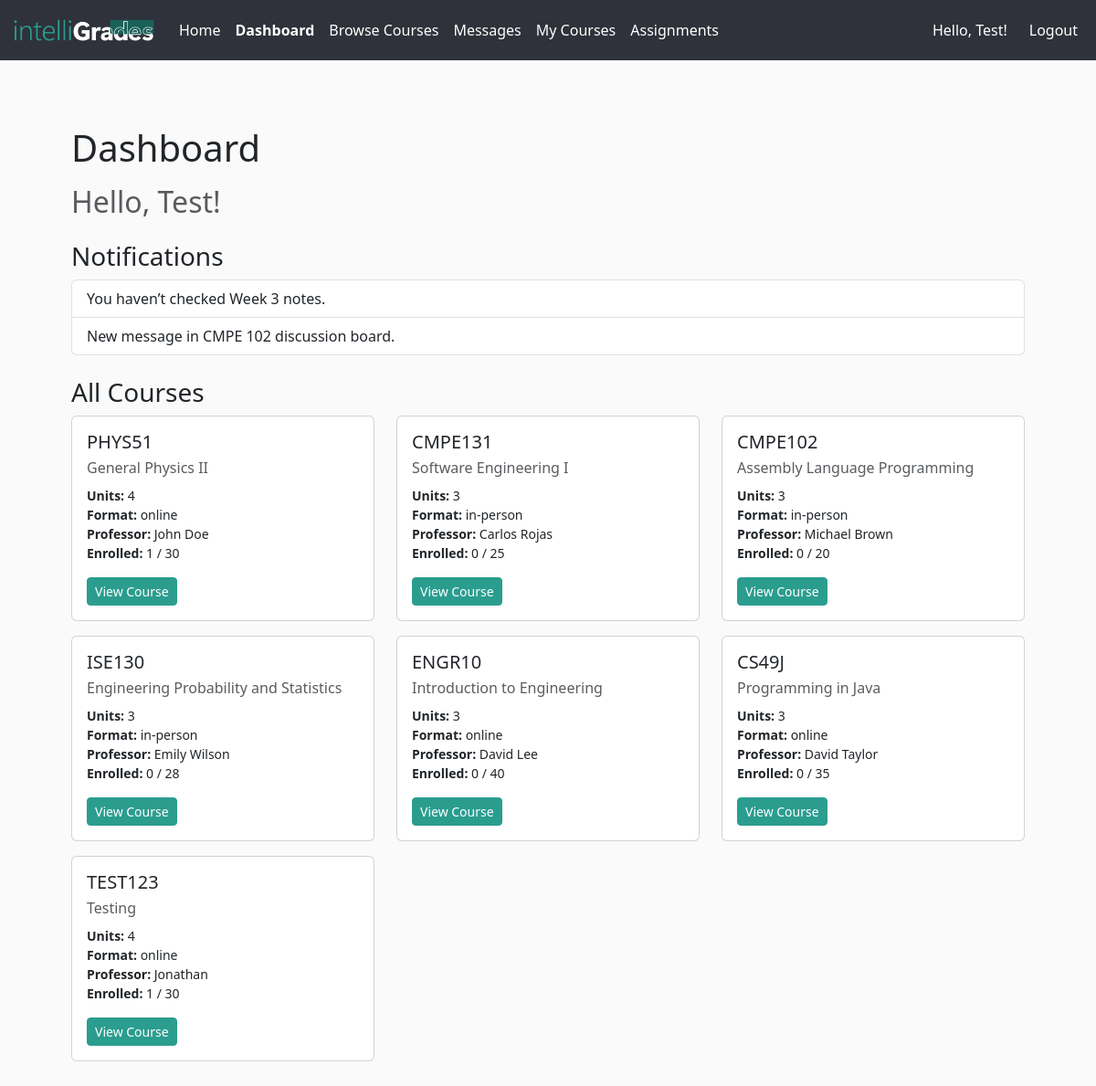
The app's page /dashboard (signed in) with its own data.
### app/models.py (models this page shows, shortened)
class Course(db.Model):
    __tablename__ = 'courses'
    id = db.Column(db.Integer, primary_key=True)
    code = db.Column(db.String(32), unique=True, nullable=False)
    title = db.Column(db.String(128), nullable=False)
    description = db.Column(db.Text)
    credits = db.Column(db.Integer, nullable=False)  # number of units/credits
    professor = db.Column(db.String(128), nullable=True)
    professor_id = db.Column(db.Integer, db.ForeignKey('users.id'), nullable=True)
    professor_user = db.relationship(
        'User',
        foreign_keys=[professor_id],
        backref='created_courses'
    )
    availability = db.Column(db.Boolean, default=True)
    format = db.Column(db.String(32), default='online')
    max_students = db.Column(db.Integer)
    created_at = db.Column(db.DateTime, default=datetime.utcnow)
    enrollments_rel = db.relationship(
        'Enrollment',
        backref='course',
        lazy='dynamic',
        cascade='all,delete-orphan'
    )
    assignments = db.relationship(
        'Assignment',
        back_populates='course',
        lazy='dynamic',
        cascade='all,delete-orphan'
    )
    announcements = db.relationship(
        'Announcement',
        back_populates='course',
        lazy='dynamic',
        cascade='all,delete-orphan'
    )
    def get_student_count(self):
        return self.enrollments_rel.count()

### app/main/routes.py (the view)
@main_bp.route("/dashboard")
@login_required
def dashboard():
    notifications = [
        {"message": "You haven’t checked Week 3 notes."},
        {"message": "New message in CMPE 102 discussion board."}
    ]
    if current_user.is_student:
        courses = current_user.get_enrolled_courses()
    elif current_user.is_professor:
        courses = current_user.created_courses  # list of Course objects
    else:
        courses = Course.query.all()
    return render_template(
        "main/dashboard.html",
        notifications=notifications,
        courses=courses
    )

### app/__init__.py (called while the page is built)
@create_app.context_processor
def inject_notifications():
    if current_user.is_authenticated:
        return {
            "notifications": [
                {"message": "You haven’t checked Week 3 notes."},
                {"message": "New message in CMPE 102 discussion board."}
            ]
        }
    return {"notifications": []}

@login_manager.user_loader
def load_user(user_id):
    return User.query.get(int(user_id))

### app/models.py (called while the page is built)
    @property
    def is_student(self):
        return self.role == self.ROLE_STUDENT

    @property
    def is_professor(self):
        return self.role == self.ROLE_PROFESSOR

    @property
    def is_admin(self):
        return self.role == self.ROLE_ADMIN

### app/main/templates/main/dashboard.html (shortened to what this page needs)
{% extends "base.html" %} {%block body%}
<div class="container mt-4">
  <h1 class="mb-3">Dashboard</h1>
  <h2 class="text-muted">
    {% set username = current_user.email.split('@')[0].capitalize()%} Hello, {{
    username }}!
  </h2>
  <h3 class="mt-4">Notifications</h3>
  {% if notifications %}
  <ul class="list-group mb-4">
    {% for n in notifications %}
    <li class="list-group-item">{{ n.message }}</li>
    {% endfor %}
  </ul>
  {% else %}
  <p>No new notifications.</p>
  {% endif %}
  {% if current_user.is_student %}
  <h3>Your Courses</h3>
  {% elif current_user.is_professor %}
  <h3>Courses You Teach</h3>
  {% else %}
  <h3>All Courses</h3>
  {% endif %} {% if courses and courses|length > 0 %}
  <div class="row">
    {% for course in courses %}
    <div class="col-md-4 mb-3">
      <div class="card h-100">
        <div class="card-body">
          <h5 class="card-title mb-1">{{ course.code }}</h5>
          <div class="text-muted mb-2">{{ course.title }}</div>
          <div class="small">
            <div><strong>Units:</strong> {{ course.credits }}</div>
            <div><strong>Format:</strong> {{ course.format }}</div>
            <div>
              <strong>Professor:</strong> {{ course.professor or "TBD" }}
            </div>
            <div>
              <strong>Enrolled:</strong> {{ course.get_student_count() }}{% if
              course.max_students %} / {{ course.max_students }}{% endif %}
            </div>
          </div>
          <a
            href="{{ url_for('courses.course_dashboard', course_id=course.id) }}"
            class="btn btn-sm btn-primary mt-3"
          >
            View Course
          </a>
        </div>
      </div>
    </div>
    {% endfor %}
  </div>
  {% endif %}
</div>
{% endblock %}

### app/templates/base.html (shortened to what this page needs)
<!DOCTYPE html>
<html lang="en">
  <head>
    <link
      href="https://cdn.jsdelivr.net/npm/bootstrap@5.3.8/dist/css/bootstrap.min.css"
      rel="stylesheet"
    />
    <link
      rel="stylesheet"
      href="{{ url_for('static', filename='styles.css') }}"
    />
    <link
      rel="stylesheet"
      href="https://cdn.jsdelivr.net/npm/bootstrap-icons@1.11.3/font/bootstrap-icons.css"
    />
  </head>
  <body>
    <nav class="navbar navbar-expand-lg">
      <div class="container-fluid">
        <a href="{{ url_for('main.index') }}">
          <img class="navbar-brand" src="{{ url_for('static',
          filename='images/med-logo.png')}}" height="50" width: auto;
          alt="IntelliGrades" />
        </a>
        <div class="collapse navbar-collapse">
          <ul class="navbar-nav me-auto">
            <li class="nav-item">
              <a
                class="nav-link {% if request.path == url_for('main.index') %}active fw-bold{% endif %}"
                href="{{ url_for('main.index') }}"
              >
                Home
              </a>
            </li>
            {% if current_user.is_authenticated %}
            <li class="nav-item">
              <a
                class="nav-link {% if request.path.startswith('/dashboard') %}active fw-bold{% endif %}"
                href="{{ url_for('main.dashboard') }}"
              >
                Dashboard
              </a>
            </li>
            <li class="nav-item">
              <a
                class="nav-link {% if request.path.startswith('/courses') and not request.path.startswith('/courses/my') and not request.path.startswith('/courses/created') %}active fw-bold{% endif %}"
                href="{{ url_for('courses.courses_list') }}"
              >
                Browse Courses
              </a>
            </li>
            <li class="nav-item">
              <a
                class="nav-link {% if request.path.startswith('/messages') %}active fw-bold{% endif %}"
                href="{{ url_for('main.messages') }}"
              >
                Messages
              </a>
            </li>
            {% if current_user.is_professor or current_user.is_admin %}
            <li class="nav-item">
              <a
                class="nav-link {% if request.path.startswith('/courses/created') %}active fw-bold{% endif %}"
                href="{{ url_for('courses.my_created_courses') }}"
              >
                My Courses
              </a>
            </li>
            {% endif %}
            {% if current_user.is_admin %}
            <li class="nav-item">
              <a
                class="nav-link {% if request.path.startswith('/assignments') %}active fw-bold{% endif %}"
                href="{{ url_for('assignments.index') }}"
              >
                Assignments
              </a>
            </li>
            {% endif %} {% endif %}
          </ul>
          <ul class="navbar-nav">
            {% if not current_user.is_authenticated %}
            <li class="nav-item">
              <a
                class="nav-link {% if request.path.startswith('/auth/login') %}active fw-bold{% endif %}"
                href="{{ url_for('auth.login') }}"
              >
                Login
              </a>
            </li>
            <li class="nav-item">
              <a
                class="nav-link {% if request.path.startswith('/auth/register') %}active fw-bold{% endif %}"
                href="{{ url_for('auth.register') }}"
              >
                Register
              </a>
            </li>
            {% else %}
            <li class="nav-item ms-auto d-flex align-items-center">
              <span class="navbar-text me-3">
                {% set username = current_user.email.split('@')[0].capitalize()
                %} Hello, {{ username }}!
              </span>
              <a class="nav-link" href="{{ url_for('auth.logout') }}">
                Logout
              </a>
            </li>
            {% endif %}
          </ul>
        </div>
      </div>
    </nav>
    <div class="container p-4">
      <div class="container py-2">{% block body %}{% endblock %}</div>
    </div>
  </body>
</html>

### app/static/styles.css (style rules this page uses)
.navbar { background-color: #2f323a; }
.navbar *, .navbar .nav-link.fw-bold { color: white; }
body, #whatifTable thead tr, #whatifTable td, #whatifTable th { background-color: #fafafa; }
.btn-primary, .list-group-item.active { background-color: #2a9d8f; border-color: #2a9d8f; }

### records on screen
Course: description "Test", code "TEST123", title "Testing", credits "4", format "online", professor "Jonathan", get_student_count "1", max_students "30"
Course: code "PHYS51", title "General Physics II", credits "4", format "online", professor "John Doe", get_student_count "1", max_students "30"
Course: code "CMPE131", title "Software Engineering I", credits "3", format "in-person", professor "Carlos Rojas", get_student_count "0", max_students "25"
Course: code "CMPE102", title "Assembly Language Programming", credits "3", format "in-person", professor "Michael Brown", get_student_count "0", max_students "20"
Course: code "ISE130", title "Engineering Probability and Statistics", credits "3", format "in-person", professor "Emily Wilson", get_student_count "0", max_students "28"
Course: code "ENGR10", title "Introduction to Engineering", credits "3", format "online", professor "David Lee", get_student_count "0", max_students "40"
Course: code "CS49J", title "Programming in Java", credits "3", format "online", professor "David Taylor", get_student_count "0", max_students "35"

### other values on screen
{{ n.message }} "You haven’t checked Week 3 notes." "New message in CMPE 102 discussion board."
